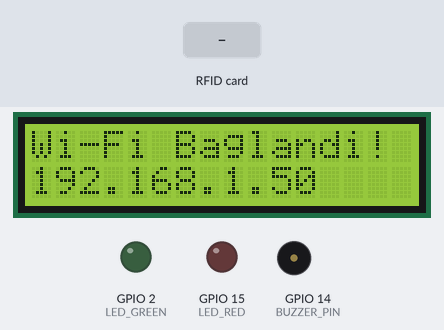
The sketch below on a simulated ESP32. Shown: 16×2 character LCD, output pins drawn as LEDs (lit = HIGH), buzzer (waves = sounding). Inputs (shaded band) come from the test bench. WiFi joins after 1.5 s; servers stay silent unless stated; uploads are accepted with an empty reply; what the sketch prints to the serial monitor is not drawn.

Above: at 1.7 s.
At 4.5 s:
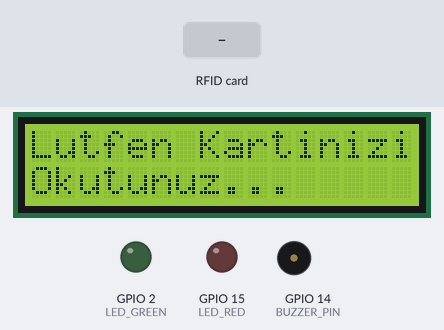
4.6 s: RFID card 5E 7A 19 C4 held to the reader
At 4.77 s:
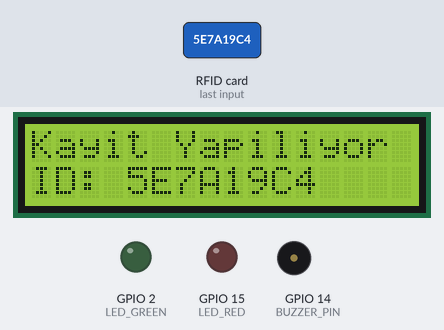
At 6.3 s:
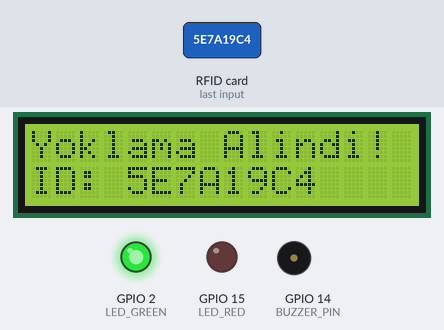
Timing chart, 0 to 8.2 s (numbered marks = the images above; inputs shaded):
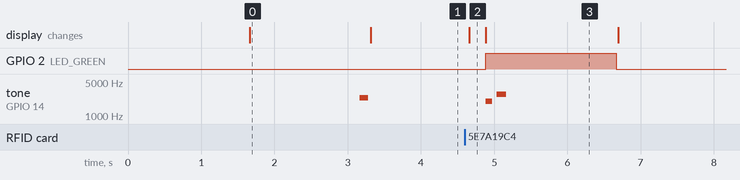

Measured:
- after the input at 4.6 s, GPIO 2 (LED_GREEN): LOW → HIGH after 0.29 s, → LOW 1.8 s later; tone on GPIO 14 (BUZZER_PIN): silent → 2000 Hz after 0.29 s, → silent 0.09 s later, → 2800 Hz 0.06 s later, → silent 0.13 s later; the display: changes after 0.06 s (image 2)
- what the display in image 0 shows lasts 1.6 s, from 1.7 s to 3.3 s
- what the display in image 3 shows lasts 1.8 s, from 4.9 s to 6.7 s

The sketch:

RFID_Takip_Projesi.ino
```cpp
#include <Wire.h>
#include <LiquidCrystal_I2C.h>
#include <SPI.h>
#include <MFRC522.h>
#include <WiFi.h>
#include <HTTPClient.h>

// Wi-Fi Bilgileri
const char* WIFI_SSID     = "TurkTelekom_TP6E20_EXT";
const char* WIFI_PASSWORD = "93xTDJVxs4Rg";

// Python Flask Sunucu Adresin
const char* SERVER_URL    = "http://192.168.1.108:5000/api/attendance";

// ESP32 Pin Konfigürasyonu
#define SS_PIN     5
#define RST_PIN    4
#define BUZZER_PIN 14
#define LED_GREEN  2
#define LED_RED    15

LiquidCrystal_I2C lcd(0x27, 16, 2);
MFRC522 rfid(SS_PIN, RST_PIN);

// Pasif Buzzer İçin Yüksek Sesli Frekans Fonksiyonu
void playBeep(int freq, int durationMs) {
  tone(BUZZER_PIN, freq);
  delay(durationMs);
  noTone(BUZZER_PIN);
}

void updateReadyScreen() {
  lcd.clear();
  lcd.setCursor(0, 0);
  lcd.print("Lutfen Kartinizi");
  lcd.setCursor(0, 1);
  lcd.print("Okutunuz...");
}

void connectWiFi() {
  lcd.clear();
  lcd.setCursor(0, 0);
  lcd.print("Wi-Fi Baglaniyor");
  Serial.print("Wi-Fi baglantisi kuruluyor");

  WiFi.mode(WIFI_STA);
  WiFi.begin(WIFI_SSID, WIFI_PASSWORD);

  while (WiFi.status() != WL_CONNECTED) {
    delay(500);
    Serial.print(".");
  }

  Serial.println("\nWi-Fi Baglandi!");
  Serial.print("ESP32 IP: ");
  Serial.println(WiFi.localIP());

  lcd.clear();
  lcd.setCursor(0, 0);
  lcd.print("Wi-Fi Baglandi!");
  lcd.setCursor(0, 1);
  lcd.print(WiFi.localIP().toString());
  delay(1500);
}

void setup() {
  Serial.begin(115200);

  Wire.begin(21, 22);        // SDA: 21, SCL: 22
  SPI.begin(18, 19, 23, 5);  // SCK, MISO, MOSI, SS
  rfid.PCD_Init();

  pinMode(BUZZER_PIN, OUTPUT);
  pinMode(LED_GREEN, OUTPUT);
  pinMode(LED_RED, OUTPUT);

  digitalWrite(LED_GREEN, LOW);
  digitalWrite(LED_RED, LOW);
  noTone(BUZZER_PIN);

  lcd.init();
  lcd.backlight();

  connectWiFi();

  // Açılış testi: Canlı ve yüksek bir "bip"
  playBeep(2400, 120);
  updateReadyScreen();
}

void loop() {
  if (WiFi.status() != WL_CONNECTED) {
    connectWiFi();
  }

  if (!rfid.PICC_IsNewCardPresent() || !rfid.PICC_ReadCardSerial()) {
    return;
  }

  String uidStr = "";
  for (byte i = 0; i < rfid.uid.size; i++) {
    uidStr += String(rfid.uid.uidByte[i] < 0x10 ? "0" : "");
    uidStr += String(rfid.uid.uidByte[i], HEX);
  }
  uidStr.toUpperCase();

  Serial.println("[KART OKUNDU] UID: " + uidStr);

  lcd.clear();
  lcd.setCursor(0, 0);
  lcd.print("Kayit Yapiliyor");
  lcd.setCursor(0, 1);
  lcd.print("ID: " + uidStr);

  HTTPClient http;
  http.begin(SERVER_URL);
  http.addHeader("Content-Type", "application/json");

  String jsonBody = "{\"uid\":\"" + uidStr + "\"}";
  int httpCode = http.POST(jsonBody);

  if (httpCode == 201 || httpCode == 200) {
    // Başarılı: Yeşil LED + Melodik Çift Yüksek Bip (2000Hz -> 2800Hz)
    lcd.clear();
    lcd.setCursor(0, 0);
    lcd.print("Yoklama Alindi!");
    lcd.setCursor(0, 1);
    lcd.print("ID: " + uidStr);

    digitalWrite(LED_GREEN, HIGH);
    playBeep(2000, 90);
    delay(60);
    playBeep(2800, 130);

    delay(1500);
    digitalWrite(LED_GREEN, LOW);
  } else {
    // Hata: Kırmızı LED + Düşük Kalın Uyarı Sesi (800Hz)
    lcd.clear();
    lcd.setCursor(0, 0);
    lcd.print("Sunucu Hatasi!");
    lcd.setCursor(0, 1);
    lcd.print("Kod: " + String(httpCode));

    digitalWrite(LED_RED, HIGH);
    playBeep(800, 400);
    delay(1500);
    digitalWrite(LED_RED, LOW);
  }

  http.end();
  rfid.PICC_HaltA();
  rfid.PCD_StopCrypto1();

  updateReadyScreen();
}
```
